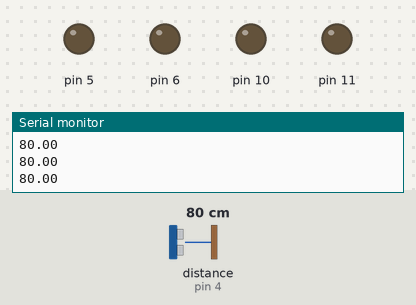
This sketch was run on a simulated Arduino Uno, built with avr-gcc and run on an emulated ATmega328P. Parts: output pins drawn as LEDs (lit = HIGH), the last lines printed to the serial monitor. The inputs (shaded band) are chosen by the test bench; at power-on: distance to the obstacle (sensor on pin 4) 80 cm. The echo pulse lasts 58.3 µs per cm.

Above: at 1.2 s.
1.3 s: distance to the obstacle (sensor on pin 4) set to 12 cm
2.8 s: distance to the obstacle (sensor on pin 4) set to 9 cm
At 3.3 s:
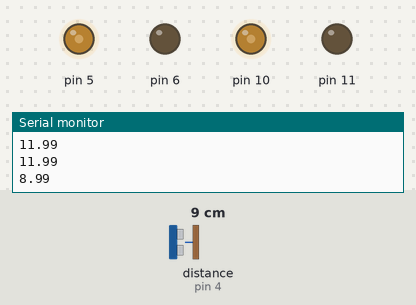
Timing chart, 0 to 5.8 s (numbered marks = the images above; inputs shaded):
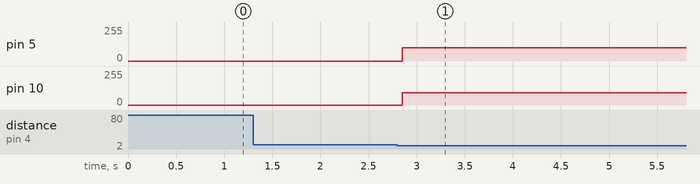

Measured:
- the behaviour switches between 11 and 10 cm on distance to the obstacle (sensor on pin 4) (found by bisection; images 0 and 1)
- after the input at 2.8 s, pin 5: 0/255 → 98/255 after 0.05 s; pin 10: 0/255 → 92/255 after 0.05 s

The sketch:

teste_motor_ultrasonico.ino
```cpp
//Carrega a biblioteca do sensor ultrassonico
#include <Ultrasonic.h>

//Define os pinos para o trigger e echo
#define pino_trigger 9
#define pino_echo 4
#define buzina 10

//Inicializa o sensor nos pinos definidos acima
Ultrasonic ultrasonic(pino_trigger, pino_echo);


class DCMotor {
  int spd = 255, pin1, pin2;
  public:
    void Pinout(int in1, int in2){ // Pinout é o método para a declaração dos pinos que vão controlar o objeto motor
      pin1 = in1;
      pin2 = in2;
      pinMode(pin1, OUTPUT);
      pinMode(pin2, OUTPUT);
      }
    void Speed(int in1){ // Speed é o método que irá ser responsável por salvar a velocidade de atuação do motor
      spd = in1;
      }
    void Forward(){ // Forward é o método para fazer o motor girar para frente
      analogWrite(pin1, spd);
      digitalWrite(pin2, LOW);
      }
    void Backward(){ // Backward é o método para fazer o motor girar para trás
      digitalWrite(pin1, LOW);
      analogWrite(pin2, spd);
      }
    void Stop(){ // Stop é o metodo para fazer o motor ficar parado.
      digitalWrite(pin1, LOW);
      digitalWrite(pin2, LOW);
      }
   };

   DCMotor Motor1, Motor2; // Criação de dois objetos motores, já que usaremos dois motores, e eles já estão prontos para receber os comandos já configurados acima.

void setup() {
  Serial.begin(9600);
  Serial.println("Lendo dados do sensor...");
  Motor1.Pinout(5,6); // Seleção dos pinos que cada motor usará, como descrito na classe.
  Motor2.Pinout(10,11);
}

void loop() {
  //Le as informacoes do sensor, em cm e pol
  float cmMsec;
  long microsec = ultrasonic.timing();
  cmMsec = ultrasonic.convert(microsec, Ultrasonic::CM);
  Serial.println(cmMsec);

  while (cmMsec <= 10) {
    Motor1.Stop(); // Comando para o motor parar
    Motor2.Stop();

    Motor1.Speed(200); // A velocidade do motor pode variar de 0 a 255, onde 255 é a velocidade máxima.
    Motor2.Speed(200);
    Motor1.Forward(); // Comando para o motor ir para frente
    Motor2.Forward();

  }
}
```
